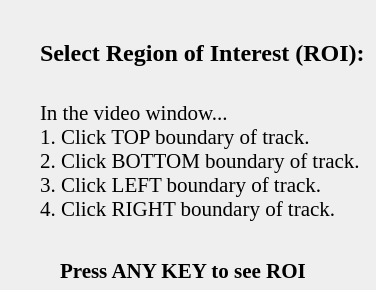
  <widget class="QWidget" name="page3">
   <widget class="QWidget" name="layoutWidget">
    <property name="geometry">
     <rect>
      <x>40</x>
      <y>10</y>
      <width>327</width>
      <height>211</height>
     </rect>
    </property>
    <layout class="QVBoxLayout" name="verticalLayout_4">
     <item>
      <widget class="QLabel" name="label_3">
       <property name="font">
        <font>
         <family>Times New Roman</family>
         <pointsize>18</pointsize>
         <weight>75</weight>
         <bold>true</bold>
        </font>
       </property>
       <property name="text">
        <string>Select Region of Interest (ROI):</string>
       </property>
      </widget>
     </item>
     <item>
      <widget class="QLabel" name="label_4">
       <property name="font">
        <font>
         <family>Times New Roman</family>
         <pointsize>16</pointsize>
        </font>
       </property>
       <property name="text">
        <string>In the video window... 
1. Click TOP boundary of track. 
2. Click BOTTOM boundary of track. 
3. Click LEFT boundary of track. 
4. Click RIGHT boundary of track.</string>
       </property>
       <property name="alignment">
        <set>Qt::AlignLeading|Qt::AlignLeft|Qt::AlignTop</set>
       </property>
       <property name="wordWrap">
        <bool>true</bool>
       </property>
      </widget>
     </item>
    </layout>
   </widget>
   <widget class="QLabel" name="label_5">
    <property name="geometry">
     <rect>
      <x>60</x>
      <y>260</y>
      <width>271</width>
      <height>21</height>
     </rect>
    </property>
    <property name="font">
     <font>
      <family>Times New Roman</family>
      <pointsize>16</pointsize>
      <weight>75</weight>
      <bold>true</bold>
     </font>
    </property>
    <property name="text">
     <string>Press ANY KEY to see ROI</string>
    </property>
   </widget>
  </widget>
